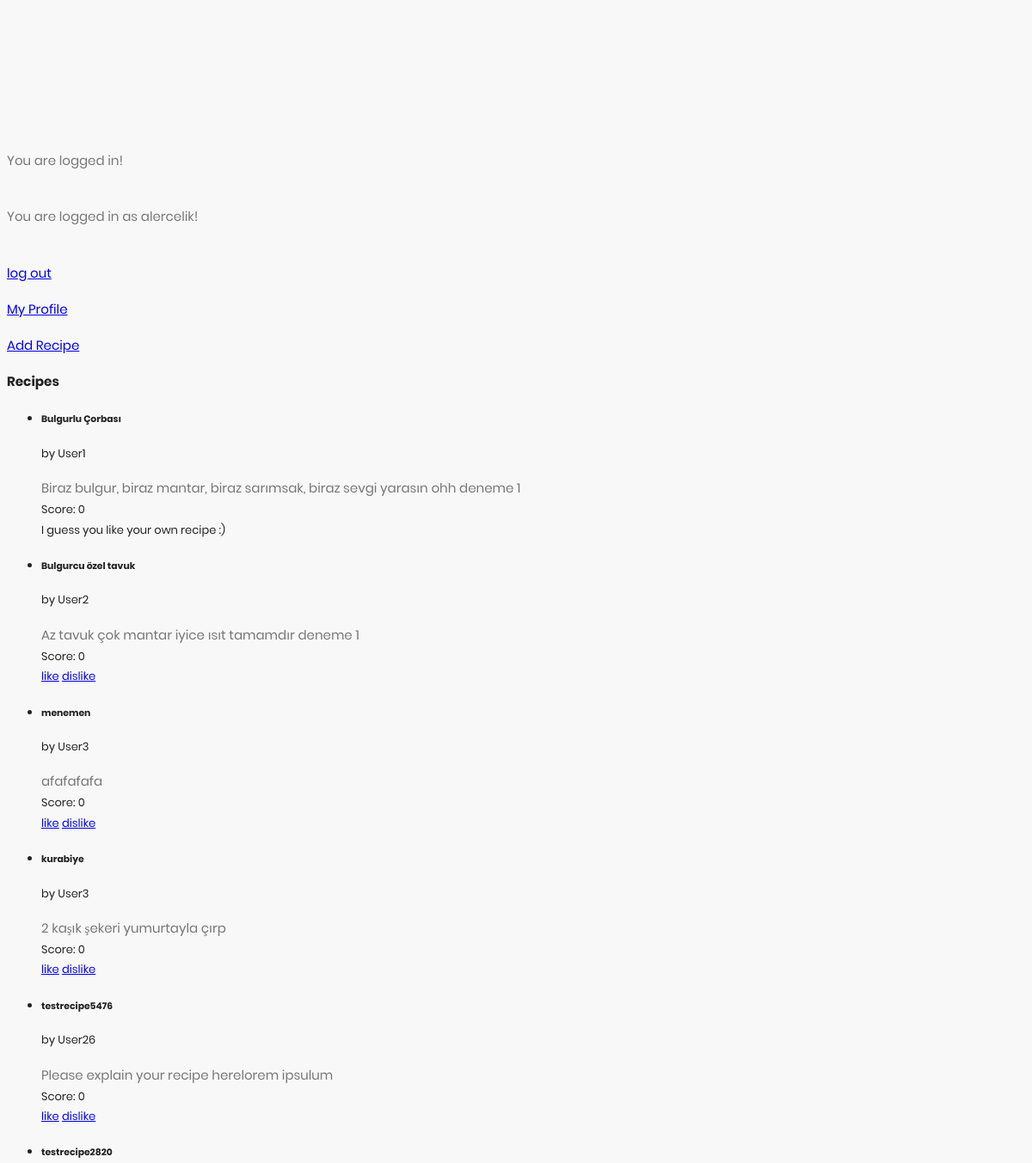
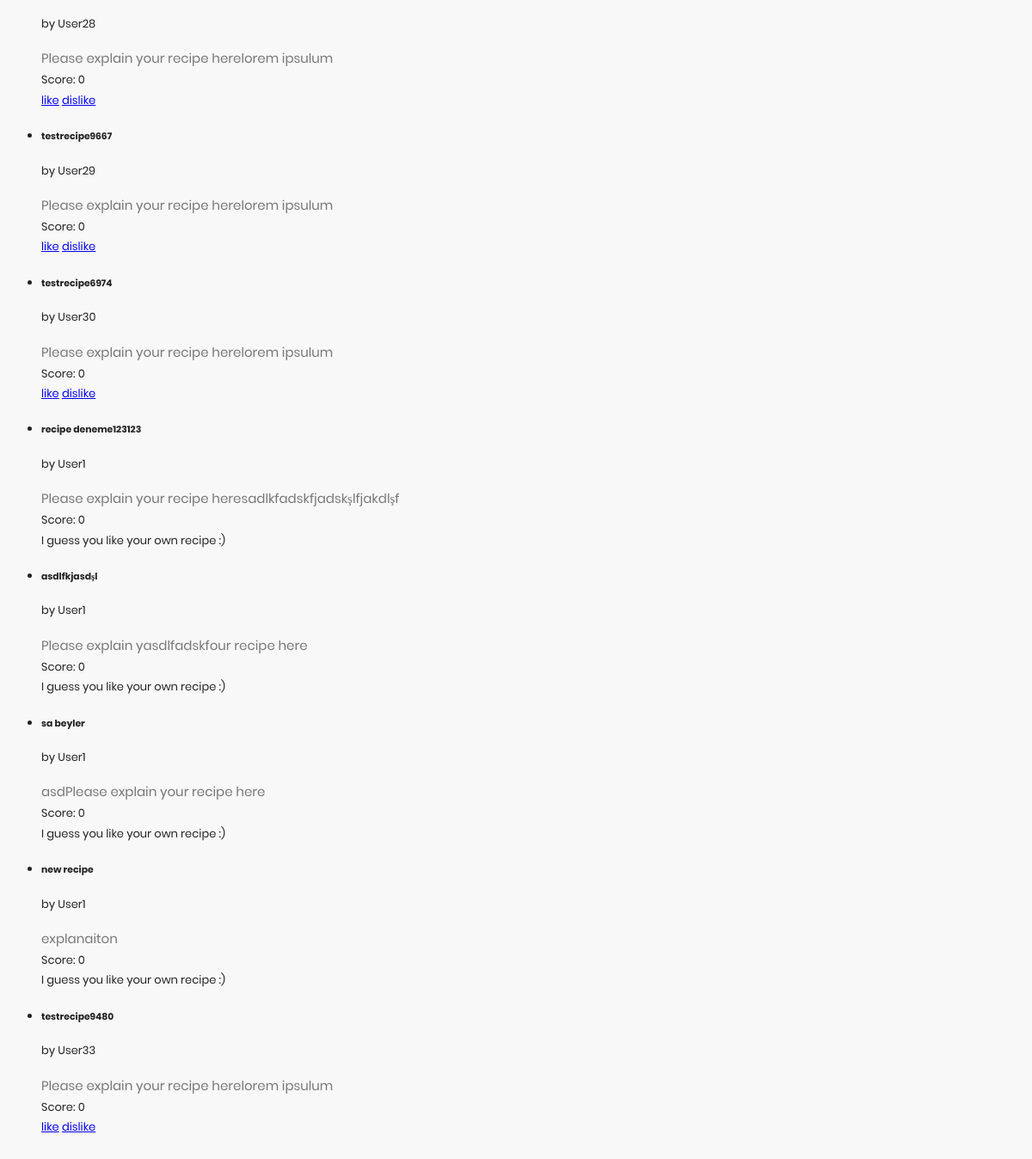
/ (signed in), run on an earlier commit of the app's database (2 pictures, top to bottom).
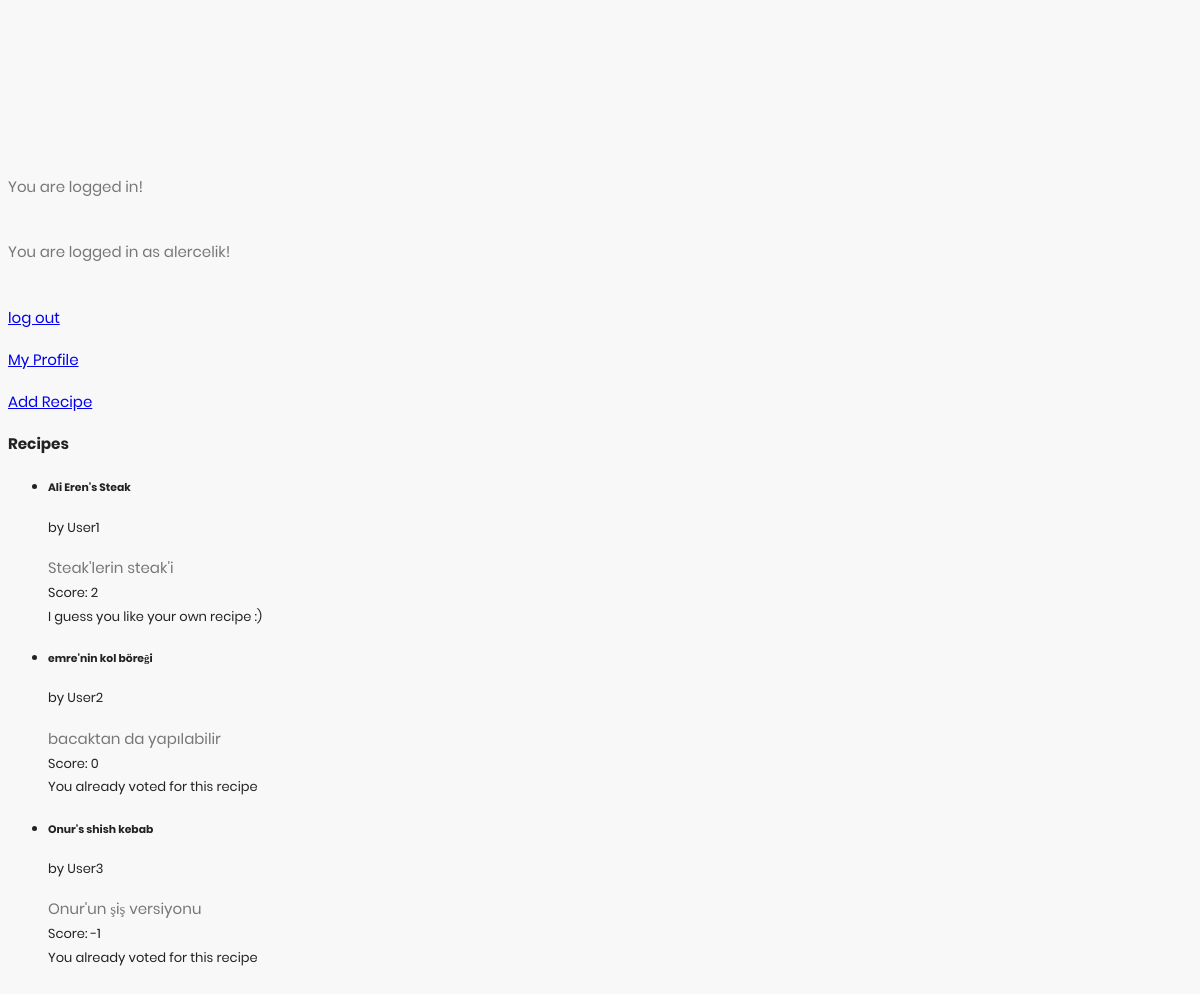
And on a later commit of the database.
### main.py (models this page shows, shortened)
class Recipe(db.Model):
	__tablename__ = 'Recipe'
	id = db.Column(db.Integer, primary_key = True)
	name = db.Column(db.String(100))
	text = db.Column(db.Text)
	category_id = db.Column(db.Integer, db.ForeignKey('RecipeCategory.id'), nullable=False)
	user_id = db.Column(db.Integer, db.ForeignKey('User.id'), nullable=False)
	add_date = db.Column(db.DateTime)
	last_edit_date = db.Column(db.DateTime)
	def get_score(self):
		recipe_votes = Vote.query.filter_by(recipe_id=self.id)
		score = 0
		for vote in recipe_votes:
			score += vote.value
		return score

class Vote(db.Model):
	__tablename__ = 'Vote'
	id = db.Column(db.Integer, primary_key = True)
	value = db.Column(db.Integer, nullable=False)
	recipe_id = db.Column(db.Integer, db.ForeignKey('Recipe.id'), nullable=False)
	user_id = db.Column(db.Integer, db.ForeignKey('User.id'), nullable=False)

### main.py (the view)
@app.route('/', methods=['POST', 'GET'])
def home():
	if not "logged_in" in session:
		user_logged_in = False
		session["logged_in"] = False
	else:
		user_logged_in = session["logged_in"]
	if not user_logged_in:
		return render_template('log_in.html')
	username = session["username"]
	user_id = session["user_id"]
	recipes = Recipe.query.all()
	already_voted_recipes = Vote.query.filter_by(user_id=user_id)
	already_voted_recipe_ids = [vote.recipe_id for vote in already_voted_recipes]
	return render_template('index.html', user_logged_in=user_logged_in,
	                       username=username, user_id=user_id, recipes=recipes,
	                       already_voted_recipes=already_voted_recipes, already_voted_recipe_ids=already_voted_recipe_ids)

### templates/index.html (shortened to what this page needs)
<!DOCTYPE html>
<html lang="en">
<head>
    <link rel="stylesheet" href="{{ url_for('static', filename='fonts/material-icon/css/material-design-iconic-font.min.css') }}">
    <link rel="stylesheet" href="{{ url_for('static', filename='css/style.css') }}">
</head>
<body>
    <div class="main">
        {% if user_logged_in %}
            <p>You are logged in!</p> <br>
            {% if username != "" %}
                <p>You are logged in as {{username}}!</p> <br>
            {% endif %}
            <p><a href="{{url_for("log_out")}}">log out</a></p>
            <p><a name="profile" href="{{url_for("profile")}}">My Profile</a></p>
            <p><a href="{{url_for("add_recipe")}}">Add Recipe</a></p>
            <div>
                <h3>Recipes</h3>
                <ul>
                {% for recipe in recipes %}
                    <li>
                        <h5>{{recipe.name}}</h5>
                        by User{{recipe.user_id}}
                        <p>{{recipe.text}}</p>
                        Score: {{ recipe.get_score() }}
                        <br>
                        {% if recipe.id in already_voted_recipe_ids %}
                            You already voted for this recipe
                        {% elif recipe.user_id == user_id %}
                            I guess you like your own recipe :)
                        {% else %}
                            <a href="{{url_for("vote_recipe", recipe_id=recipe.id, evaluation="like")}}">like</a>
                            <a href="{{url_for("vote_recipe", recipe_id=recipe.id, evaluation="dislike")}}">dislike</a>
                        {% endif %}
                        <br>
                    </li>
                {% endfor %}
                </ul>
            </div>
        {% else %}
            <p>Please <a href="{{url_for("log_in")}}">log in</a> or <a href="{{url_for("sign_up")}}">sign up</a> </p>
        {% endif %}
    </div>
</body>
</html>

### static/css/style.css (style rules this page uses)
p { margin-bottom: 0px; font-size: 15px; color: #777; }
.main { background: #f8f8f8; padding: 150px 0; }
body { font-size: 13px; line-height: 1.8; color: #222; background: #f8f8f8; font-weight: 400; font-family: Poppins; }

What changed in the data, as far as the page shows it:
removed Recipe: name "Bulgurlu Çorbası", user_id "1", text "Biraz bulgur, biraz mantar, biraz sarımsak, biraz sevgi yarasın ohh deneme 1", get_score "0", shows "I guess you like your own recipe :)"
removed Recipe: name "Bulgurcu özel tavuk", user_id "2", text "Az tavuk çok mantar iyice ısıt tamamdır deneme 1", get_score "0"
removed Recipe: name "menemen", user_id "3", text "afafafafa", get_score "0"
removed Recipe: name "kurabiye", user_id "3", text "2 kaşık şekeri yumurtayla çırp", get_score "0"
removed Recipe: name "testrecipe5476", user_id "26", text "Please explain your recipe herelorem ipsulum", get_score "0"
removed Recipe: name "testrecipe2820", user_id "28", text "Please explain your recipe herelorem ipsulum", get_score "0"
removed Recipe: name "testrecipe9667", user_id "29", text "Please explain your recipe herelorem ipsulum", get_score "0"
removed Recipe: name "testrecipe6974", user_id "30", text "Please explain your recipe herelorem ipsulum", get_score "0"
removed Recipe: name "recipe deneme123123", user_id "1", text "Please explain your recipe heresadlkfadskfjadskşlfjakdlşf", get_score "0", shows "I guess you like your own recipe :)"
removed Recipe: name "asdlfkjasdşl", user_id "1", text "Please explain yasdlfadskfour recipe here", get_score "0", shows "I guess you like your own recipe :)"
removed Recipe: name "sa beyler", user_id "1", text "asdPlease explain your recipe here", get_score "0", shows "I guess you like your own recipe :)"
removed Recipe: name "new recipe", user_id "1", text "explanaiton", get_score "0", shows "I guess you like your own recipe :)"
removed Recipe: name "testrecipe9480", user_id "33", text "Please explain your recipe herelorem ipsulum", get_score "0"
added Recipe: name "Ali Eren's Steak", user_id "1", text "Steak'lerin steak'i", get_score "2", shows "I guess you like your own recipe :)"
added Recipe: name "emre'nin kol böreği", user_id "2", text "bacaktan da yapılabilir", get_score "0", shows "You already voted for this recipe"
added Recipe: name "Onur's shish kebab", user_id "3", text "Onur'un şiş versiyonu", get_score "-1", shows "You already voted for this recipe"
